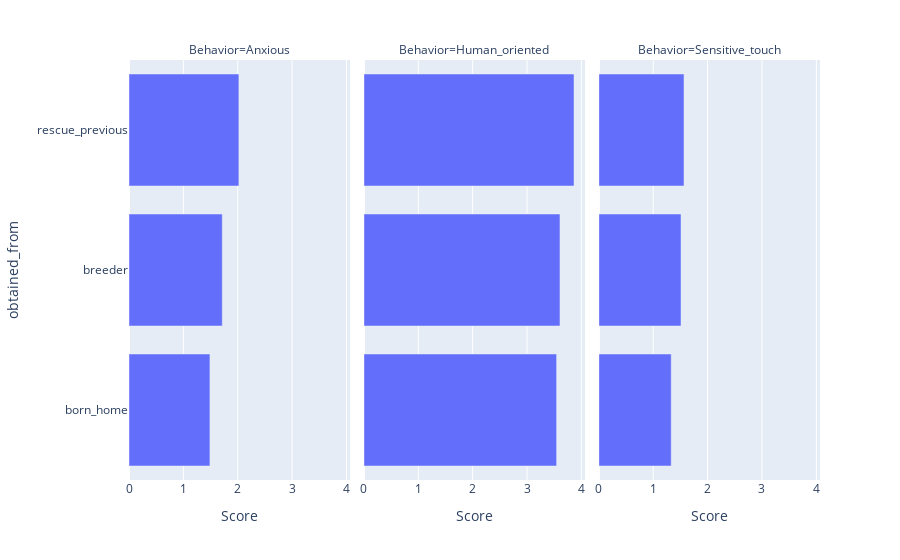

Write notebook code for a chart like this one.
### Code cell
grid = []
grid.append(sns.FacetGrid(data=dogs, col='obtained_from', sharey=False))
grid[0].map(sns.countplot, "Sensitive_touch")

grid.append(sns.FacetGrid(data=dogs, col='obtained_from', sharey=False))
grid[1].map(sns.countplot, "Anxious")

grid.append(sns.FacetGrid(data=dogs, col='obtained_from', sharey=False))
grid[2].map(sns.countplot, "Human_oriented")

for gr in grid:
    plt.show(gr)

dogs_melted = dogs.melt(id_vars=['obtained_from'], 
                        value_vars=['Sensitive_touch', 'Anxious', 'Human_oriented'],
                        var_name='Behavior', 
                        value_name='Score')

priemery = dogs_melted.groupby(["Behavior", "obtained_from"])["Score"].mean().reset_index()

priemerydict = {}
booldict = {}
for x in ["dog_aggression_score", "owner_aggression_score", "stranger_aggression_score", "barking_score"]:
    dogs[x + "_interval"] = pd.cut(x = dogs[x], bins = np.linspace(dogs[x].min(), dogs[x].max(), 50))
    priemerydict[x] = dogs.groupby(x + "_interval", observed = False)["noise_sensitivity_score"].mean().reset_index()
    booldict[x] = dogs.reset_index().groupby(x + "_interval", observed= False)["dog.id"].count() < 10

figure, axes = plt.subplots(2, 2, figsize = (12, 10))
for i, n in enumerate(["dog_aggression_score", "owner_aggression_score", "stranger_aggression_score", "barking_score"]):
    sns.barplot(data=priemerydict[n], x = n + "_interval", y = "noise_sensitivity_score", ax = axes[i//2][i%2], color = "maroon")
    sns.stripplot(data = dogs.iloc[list(dogs[n + "_interval"].replace(booldict[n]).fillna(False)), :], x = n + "_interval", y = "noise_sensitivity_score", ax = axes[i//2][i%2], color = "goldenrod")
    labels = np.array(np.round(np.linspace(dogs[x].min(), dogs[x].max(), 50), decimals = 2), dtype = str)
    labels[1::2] = ""
    nazov = n.split("_")
    if len(nazov) == 3:
        axes[i//2][i%2].set_title(f"Noise sensitivity by {nazov[0]} {nazov[1]} {nazov[2]}")
    else:
        axes[i//2][i%2].set_title(f"Noise sensitivity by {nazov[0]} {nazov[1]}")
    axes[i//2][i%2].set_xticklabels(labels, rotation = 45)
    axes[i//2][i%2].set_xlabel(n)

figure.subplots_adjust(hspace=0.5)
px.bar(data_frame= priemery, x = "Score", y = "obtained_from", facet_col= "Behavior", facet_col_wrap=3).show()

### Figure 1 — Plotly figure (JSON) as saved in the notebook; plotly's stock layout.template omitted (floating-point values rounded to 4 significant figures)
{"data": [{"hovertemplate": "Behavior=Anxious<br>Score=%{x}<br>obtained_from=%{y}<extra></extra>", "legendgroup": "", "marker": {"color": "#636efa", "pattern": {"shape": ""}}, "name": "", "orientation": "h", "showlegend": false, "textposition": "auto", "type": "bar", "x": [1.489, 1.716, 2.021], "xaxis": "x", "y": ["born_home", "breeder", "rescue_previous"], "yaxis": "y"}, {"hovertemplate": "Behavior=Human_oriented<br>Score=%{x}<br>obtained_from=%{y}<extra></extra>", "legendgroup": "", "marker": {"color": "#636efa", "pattern": {"shape": ""}}, "name": "", "orientation": "h", "showlegend": false, "textposition": "auto", "type": "bar", "x": [3.545, 3.606, 3.864], "xaxis": "x2", "y": ["born_home", "breeder", "rescue_previous"], "yaxis": "y2"}, {"hovertemplate": "Behavior=Sensitive_touch<br>Score=%{x}<br>obtained_from=%{y}<extra></extra>", "legendgroup": "", "marker": {"color": "#636efa", "pattern": {"shape": ""}}, "name": "", "orientation": "h", "showlegend": false, "textposition": "auto", "type": "bar", "x": [1.33, 1.511, 1.566], "xaxis": "x3", "y": ["born_home", "breeder", "rescue_previous"], "yaxis": "y3"}], "layout": {"annotations": [{"font": {}, "showarrow": false, "text": "Behavior=Anxious", "x": 0.16, "xanchor": "center", "xref": "paper", "y": 1, "yanchor": "bottom", "yref": "paper"}, {"font": {}, "showarrow": false, "text": "Behavior=Human_oriented", "x": 0.5, "xanchor": "center", "xref": "paper", "y": 1, "yanchor": "bottom", "yref": "paper"}, {"font": {}, "showarrow": false, "text": "Behavior=Sensitive_touch", "x": 0.84, "xanchor": "center", "xref": "paper", "y": 1, "yanchor": "bottom", "yref": "paper"}], "barmode": "relative", "legend": {"tracegroupgap": 0}, "margin": {"t": 60}, "xaxis": {"anchor": "y", "domain": [0, 0.32], "title": {"text": "Score"}}, "xaxis2": {"anchor": "y2", "domain": [0.34, 0.66], "matches": "x", "title": {"text": "Score"}}, "xaxis3": {"anchor": "y3", "domain": [0.68, 1.0], "matches": "x", "title": {"text": "Score"}}, "yaxis": {"anchor": "x", "domain": [0, 1], "title": {"text": "obtained_from"}}, "yaxis2": {"anchor": "x2", "domain": [0, 1], "matches": "y", "showticklabels": false}, "yaxis3": {"anchor": "x3", "domain": [0, 1], "matches": "y", "showticklabels": false}}}
